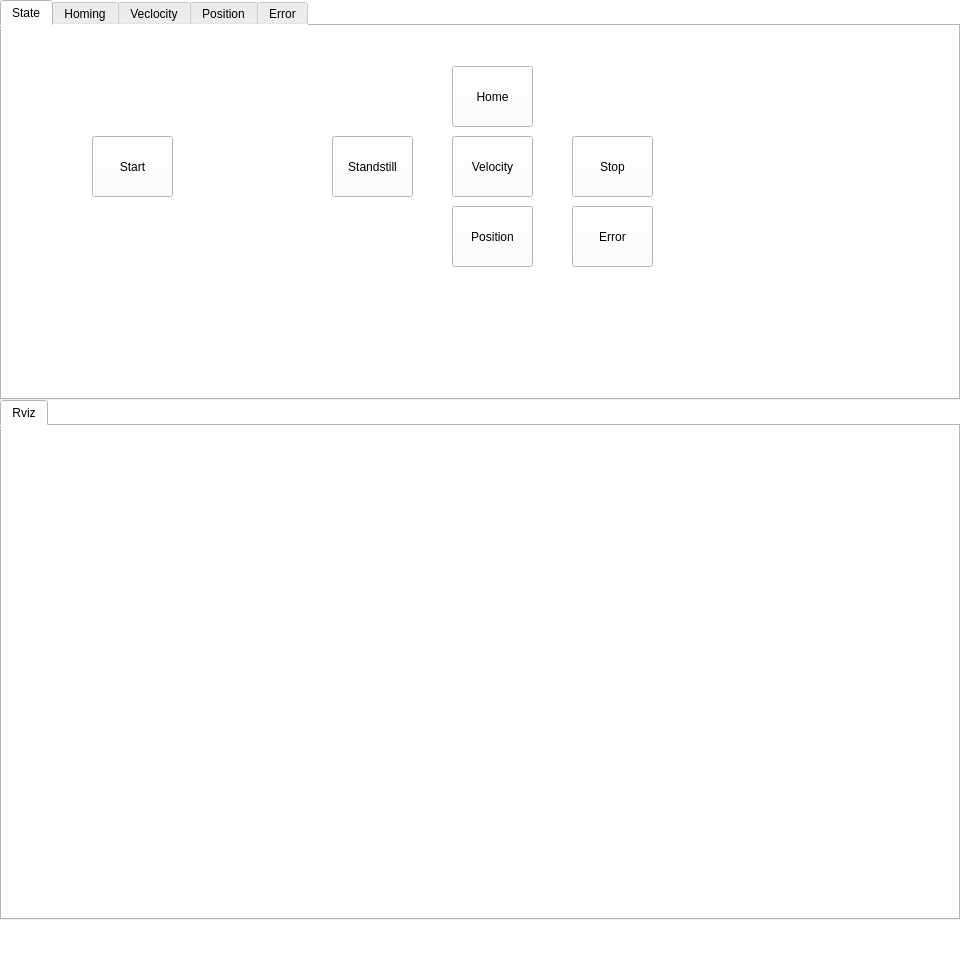
<?xml version="1.0" encoding="UTF-8"?>
<ui version="4.0">
 <class>Form</class>
 <widget class="QWidget" name="Form">
  <property name="geometry">
   <rect>
    <x>0</x>
    <y>0</y>
    <width>960</width>
    <height>960</height>
   </rect>
  </property>
  <property name="windowTitle">
   <string>Form</string>
  </property>
  <property name="autoFillBackground">
   <bool>false</bool>
  </property>
  <property name="styleSheet">
   <string notr="true">background:white</string>
  </property>
  <widget class="QTabWidget" name="main_tab">
   <property name="geometry">
    <rect>
     <x>0</x>
     <y>0</y>
     <width>960</width>
     <height>400</height>
    </rect>
   </property>
   <property name="minimumSize">
    <size>
     <width>800</width>
     <height>400</height>
    </size>
   </property>
   <property name="palette">
    <palette>
     <active>
      <colorrole role="WindowText">
       <brush brushstyle="SolidPattern">
        <color alpha="255">
         <red>0</red>
         <green>0</green>
         <blue>0</blue>
        </color>
       </brush>
      </colorrole>
      <colorrole role="Button">
       <brush brushstyle="SolidPattern">
        <color alpha="255">
         <red>255</red>
         <green>255</green>
         <blue>255</blue>
        </color>
       </brush>
      </colorrole>
      <colorrole role="Light">
       <brush brushstyle="SolidPattern">
        <color alpha="255">
         <red>255</red>
         <green>255</green>
         <blue>255</blue>
        </color>
       </brush>
      </colorrole>
      <colorrole role="Midlight">
       <brush brushstyle="SolidPattern">
        <color alpha="255">
         <red>255</red>
         <green>255</green>
         <blue>255</blue>
        </color>
       </brush>
      </colorrole>
      <colorrole role="Dark">
       <brush brushstyle="SolidPattern">
        <color alpha="255">
         <red>127</red>
         <green>127</green>
         <blue>127</blue>
        </color>
       </brush>
      </colorrole>
      <colorrole role="Mid">
       <brush brushstyle="SolidPattern">
        <color alpha="255">
         <red>170</red>
         <green>170</green>
         <blue>170</blue>
        </color>
       </brush>
      </colorrole>
      <colorrole role="Text">
       <brush brushstyle="SolidPattern">
        <color alpha="255">
         <red>0</red>
         <green>0</green>
         <blue>0</blue>
        </color>
       </brush>
      </colorrole>
      <colorrole role="BrightText">
       <brush brushstyle="SolidPattern">
        <color alpha="255">
         <red>255</red>
         <green>255</green>
         <blue>255</blue>
        </color>
       </brush>
      </colorrole>
      <colorrole role="ButtonText">
       <brush brushstyle="SolidPattern">
        <color alpha="255">
         <red>0</red>
         <green>0</green>
         <blue>0</blue>
        </color>
       </brush>
      </colorrole>
      <colorrole role="Base">
       <brush brushstyle="SolidPattern">
        <color alpha="255">
         <red>255</red>
         <green>255</green>
         <blue>255</blue>
        </color>
       </brush>
      </colorrole>
      <colorrole role="Window">
       <brush brushstyle="SolidPattern">
        <color alpha="255">
         <red>255</red>
         <green>255</green>
         <blue>255</blue>
        </color>
       </brush>
      </colorrole>
      <colorrole role="Shadow">
       <brush brushstyle="SolidPattern">
        <color alpha="255">
         <red>0</red>
         <green>0</green>
         <blue>0</blue>
        </color>
       </brush>
      </colorrole>
      <colorrole role="AlternateBase">
       <brush brushstyle="SolidPattern">
        <color alpha="255">
         <red>255</red>
         <green>255</green>
         <blue>255</blue>
        </color>
       </brush>
      </colorrole>
      <colorrole role="ToolTipBase">
       <brush brushstyle="SolidPattern">
        <color alpha="255">
         <red>255</red>
         <green>255</green>
         <blue>220</blue>
        </color>
       </brush>
      </colorrole>
      <colorrole role="ToolTipText">
       <brush brushstyle="SolidPattern">
        <color alpha="255">
         <red>0</red>
         <green>0</green>
         <blue>0</blue>
        </color>
       </brush>
      </colorrole>
     </active>
     <inactive>
      <colorrole role="WindowText">
       <brush brushstyle="SolidPattern">
        <color alpha="255">
         <red>0</red>
         <green>0</green>
         <blue>0</blue>
        </color>
       </brush>
      </colorrole>
      <colorrole role="Button">
       <brush brushstyle="SolidPattern">
        <color alpha="255">
         <red>255</red>
         <green>255</green>
         <blue>255</blue>
        </color>
       </brush>
      </colorrole>
      <colorrole role="Light">
       <brush brushstyle="SolidPattern">
        <color alpha="255">
         <red>255</red>
         <green>255</green>
         <blue>255</blue>
        </color>
       </brush>
      </colorrole>
      <colorrole role="Midlight">
       <brush brushstyle="SolidPattern">
        <color alpha="255">
         <red>255</red>
         <green>255</green>
         <blue>255</blue>
        </color>
       </brush>
      </colorrole>
      <colorrole role="Dark">
       <brush brushstyle="SolidPattern">
        <color alpha="255">
         <red>127</red>
         <green>127</green>
         <blue>127</blue>
        </color>
       </brush>
      </colorrole>
      <colorrole role="Mid">
       <brush brushstyle="SolidPattern">
        <color alpha="255">
         <red>170</red>
         <green>170</green>
         <blue>170</blue>
        </color>
       </brush>
      </colorrole>
      <colorrole role="Text">
       <brush brushstyle="SolidPattern">
        <color alpha="255">
         <red>0</red>
         <green>0</green>
         <blue>0</blue>
        </color>
       </brush>
      </colorrole>
      <colorrole role="BrightText">
       <brush brushstyle="SolidPattern">
        <color alpha="255">
         <red>255</red>
         <green>255</green>
         <blue>255</blue>
        </color>
       </brush>
      </colorrole>
      <colorrole role="ButtonText">
       <brush brushstyle="SolidPattern">
        <color alpha="255">
         <red>0</red>
         <green>0</green>
         <blue>0</blue>
        </color>
       </brush>
      </colorrole>
      <colorrole role="Base">
       <brush brushstyle="SolidPattern">
        <color alpha="255">
         <red>255</red>
         <green>255</green>
         <blue>255</blue>
        </color>
       </brush>
      </colorrole>
      <colorrole role="Window">
       <brush brushstyle="SolidPattern">
        <color alpha="255">
         <red>255</red>
         <green>255</green>
         <blue>255</blue>
        </color>
       </brush>
      </colorrole>
      <colorrole role="Shadow">
       <brush brushstyle="SolidPattern">
        <color alpha="255">
         <red>0</red>
         <green>0</green>
         <blue>0</blue>
        </color>
       </brush>
      </colorrole>
      <colorrole role="AlternateBase">
       <brush brushstyle="SolidPattern">
        <color alpha="255">
         <red>255</red>
         <green>255</green>
         <blue>255</blue>
        </color>
       </brush>
      </colorrole>
      <colorrole role="ToolTipBase">
       <brush brushstyle="SolidPattern">
        <color alpha="255">
         <red>255</red>
         <green>255</green>
         <blue>220</blue>
        </color>
       </brush>
      </colorrole>
      <colorrole role="ToolTipText">
       <brush brushstyle="SolidPattern">
        <color alpha="255">
         <red>0</red>
         <green>0</green>
         <blue>0</blue>
        </color>
       </brush>
      </colorrole>
     </inactive>
     <disabled>
      <colorrole role="WindowText">
       <brush brushstyle="SolidPattern">
        <color alpha="255">
         <red>127</red>
         <green>127</green>
         <blue>127</blue>
        </color>
       </brush>
      </colorrole>
      <colorrole role="Button">
       <brush brushstyle="SolidPattern">
        <color alpha="255">
         <red>255</red>
         <green>255</green>
         <blue>255</blue>
        </color>
       </brush>
      </colorrole>
      <colorrole role="Light">
       <brush brushstyle="SolidPattern">
        <color alpha="255">
         <red>255</red>
         <green>255</green>
         <blue>255</blue>
        </color>
       </brush>
      </colorrole>
      <colorrole role="Midlight">
       <brush brushstyle="SolidPattern">
        <color alpha="255">
         <red>255</red>
         <green>255</green>
         <blue>255</blue>
        </color>
       </brush>
      </colorrole>
      <colorrole role="Dark">
       <brush brushstyle="SolidPattern">
        <color alpha="255">
         <red>127</red>
         <green>127</green>
         <blue>127</blue>
        </color>
       </brush>
      </colorrole>
      <colorrole role="Mid">
       <brush brushstyle="SolidPattern">
        <color alpha="255">
         <red>170</red>
         <green>170</green>
         <blue>170</blue>
        </color>
       </brush>
      </colorrole>
      <colorrole role="Text">
       <brush brushstyle="SolidPattern">
        <color alpha="255">
         <red>127</red>
         <green>127</green>
         <blue>127</blue>
        </color>
       </brush>
      </colorrole>
      <colorrole role="BrightText">
       <brush brushstyle="SolidPattern">
        <color alpha="255">
         <red>255</red>
         <green>255</green>
         <blue>255</blue>
        </color>
       </brush>
      </colorrole>
      <colorrole role="ButtonText">
       <brush brushstyle="SolidPattern">
        <color alpha="255">
         <red>127</red>
         <green>127</green>
         <blue>127</blue>
        </color>
       </brush>
      </colorrole>
      <colorrole role="Base">
       <brush brushstyle="SolidPattern">
        <color alpha="255">
         <red>255</red>
         <green>255</green>
         <blue>255</blue>
        </color>
       </brush>
      </colorrole>
      <colorrole role="Window">
       <brush brushstyle="SolidPattern">
        <color alpha="255">
         <red>255</red>
         <green>255</green>
         <blue>255</blue>
        </color>
       </brush>
      </colorrole>
      <colorrole role="Shadow">
       <brush brushstyle="SolidPattern">
        <color alpha="255">
         <red>0</red>
         <green>0</green>
         <blue>0</blue>
        </color>
       </brush>
      </colorrole>
      <colorrole role="AlternateBase">
       <brush brushstyle="SolidPattern">
        <color alpha="255">
         <red>255</red>
         <green>255</green>
         <blue>255</blue>
        </color>
       </brush>
      </colorrole>
      <colorrole role="ToolTipBase">
       <brush brushstyle="SolidPattern">
        <color alpha="255">
         <red>255</red>
         <green>255</green>
         <blue>220</blue>
        </color>
       </brush>
      </colorrole>
      <colorrole role="ToolTipText">
       <brush brushstyle="SolidPattern">
        <color alpha="255">
         <red>0</red>
         <green>0</green>
         <blue>0</blue>
        </color>
       </brush>
      </colorrole>
     </disabled>
    </palette>
   </property>
   <property name="tabPosition">
    <enum>QTabWidget::North</enum>
   </property>
   <property name="tabShape">
    <enum>QTabWidget::Rounded</enum>
   </property>
   <property name="currentIndex">
    <number>0</number>
   </property>
   <widget class="QWidget" name="tab_state">
    <property name="enabled">
     <bool>true</bool>
    </property>
    <attribute name="title">
     <string>State</string>
    </attribute>
    <widget class="QPushButton" name="pb_stand">
     <property name="geometry">
      <rect>
       <x>330</x>
       <y>110</y>
       <width>81</width>
       <height>61</height>
      </rect>
     </property>
     <property name="text">
      <string>Standstill</string>
     </property>
     <property name="default">
      <bool>false</bool>
     </property>
     <property name="flat">
      <bool>false</bool>
     </property>
    </widget>
    <widget class="QPushButton" name="pb_velocity">
     <property name="geometry">
      <rect>
       <x>450</x>
       <y>110</y>
       <width>81</width>
       <height>61</height>
      </rect>
     </property>
     <property name="text">
      <string>Velocity</string>
     </property>
     <property name="default">
      <bool>false</bool>
     </property>
     <property name="flat">
      <bool>false</bool>
     </property>
    </widget>
    <widget class="QPushButton" name="pb_position">
     <property name="geometry">
      <rect>
       <x>450</x>
       <y>180</y>
       <width>81</width>
       <height>61</height>
      </rect>
     </property>
     <property name="text">
      <string>Position</string>
     </property>
     <property name="default">
      <bool>false</bool>
     </property>
     <property name="flat">
      <bool>false</bool>
     </property>
    </widget>
    <widget class="QPushButton" name="pb_stop">
     <property name="geometry">
      <rect>
       <x>570</x>
       <y>110</y>
       <width>81</width>
       <height>61</height>
      </rect>
     </property>
     <property name="text">
      <string>Stop</string>
     </property>
     <property name="default">
      <bool>false</bool>
     </property>
     <property name="flat">
      <bool>false</bool>
     </property>
    </widget>
    <widget class="QPushButton" name="pb_error">
     <property name="geometry">
      <rect>
       <x>570</x>
       <y>180</y>
       <width>81</width>
       <height>61</height>
      </rect>
     </property>
     <property name="text">
      <string>Error</string>
     </property>
     <property name="default">
      <bool>false</bool>
     </property>
     <property name="flat">
      <bool>false</bool>
     </property>
    </widget>
    <widget class="QPushButton" name="pb_home">
     <property name="geometry">
      <rect>
       <x>450</x>
       <y>40</y>
       <width>81</width>
       <height>61</height>
      </rect>
     </property>
     <property name="text">
      <string>Home</string>
     </property>
     <property name="default">
      <bool>false</bool>
     </property>
     <property name="flat">
      <bool>false</bool>
     </property>
    </widget>
    <widget class="QPushButton" name="pb_start">
     <property name="geometry">
      <rect>
       <x>90</x>
       <y>110</y>
       <width>81</width>
       <height>61</height>
      </rect>
     </property>
     <property name="text">
      <string>Start</string>
     </property>
     <property name="default">
      <bool>false</bool>
     </property>
     <property name="flat">
      <bool>false</bool>
     </property>
    </widget>
   </widget>
   <widget class="QWidget" name="tab_home">
    <attribute name="title">
     <string>Homing</string>
    </attribute>
    <widget class="QPushButton" name="pb_back_home">
     <property name="geometry">
      <rect>
       <x>10</x>
       <y>10</y>
       <width>81</width>
       <height>61</height>
      </rect>
     </property>
     <property name="text">
      <string>Back</string>
     </property>
     <property name="default">
      <bool>false</bool>
     </property>
     <property name="flat">
      <bool>false</bool>
     </property>
    </widget>
   </widget>
   <widget class="QWidget" name="tab_velocity">
    <attribute name="title">
     <string>Veclocity</string>
    </attribute>
    <widget class="QPushButton" name="pb_back_vel">
     <property name="geometry">
      <rect>
       <x>10</x>
       <y>10</y>
       <width>81</width>
       <height>61</height>
      </rect>
     </property>
     <property name="text">
      <string>Back</string>
     </property>
     <property name="default">
      <bool>false</bool>
     </property>
     <property name="flat">
      <bool>false</bool>
     </property>
    </widget>
   </widget>
   <widget class="QWidget" name="tab_position">
    <attribute name="title">
     <string>Position</string>
    </attribute>
    <widget class="QPushButton" name="pb_back_pos">
     <property name="geometry">
      <rect>
       <x>10</x>
       <y>10</y>
       <width>81</width>
       <height>61</height>
      </rect>
     </property>
     <property name="text">
      <string>Back</string>
     </property>
     <property name="default">
      <bool>false</bool>
     </property>
     <property name="flat">
      <bool>false</bool>
     </property>
    </widget>
   </widget>
   <widget class="QWidget" name="tab_error">
    <attribute name="title">
     <string>Error</string>
    </attribute>
    <widget class="QPushButton" name="pb_back_error">
     <property name="geometry">
      <rect>
       <x>10</x>
       <y>10</y>
       <width>81</width>
       <height>61</height>
      </rect>
     </property>
     <property name="text">
      <string>Back</string>
     </property>
     <property name="default">
      <bool>false</bool>
     </property>
     <property name="flat">
      <bool>false</bool>
     </property>
    </widget>
    <widget class="QPushButton" name="pb_reset">
     <property name="geometry">
      <rect>
       <x>190</x>
       <y>10</y>
       <width>81</width>
       <height>61</height>
      </rect>
     </property>
     <property name="text">
      <string>Reset</string>
     </property>
     <property name="default">
      <bool>false</bool>
     </property>
     <property name="flat">
      <bool>false</bool>
     </property>
    </widget>
   </widget>
  </widget>
  <widget class="QTabWidget" name="visualisation_tab">
   <property name="geometry">
    <rect>
     <x>0</x>
     <y>400</y>
     <width>960</width>
     <height>520</height>
    </rect>
   </property>
   <property name="currentIndex">
    <number>0</number>
   </property>
   <widget class="QWidget" name="tab_rviz">
    <attribute name="title">
     <string>Rviz</string>
    </attribute>
   </widget>
  </widget>
 </widget>
 <resources/>
 <connections/>
</ui>
